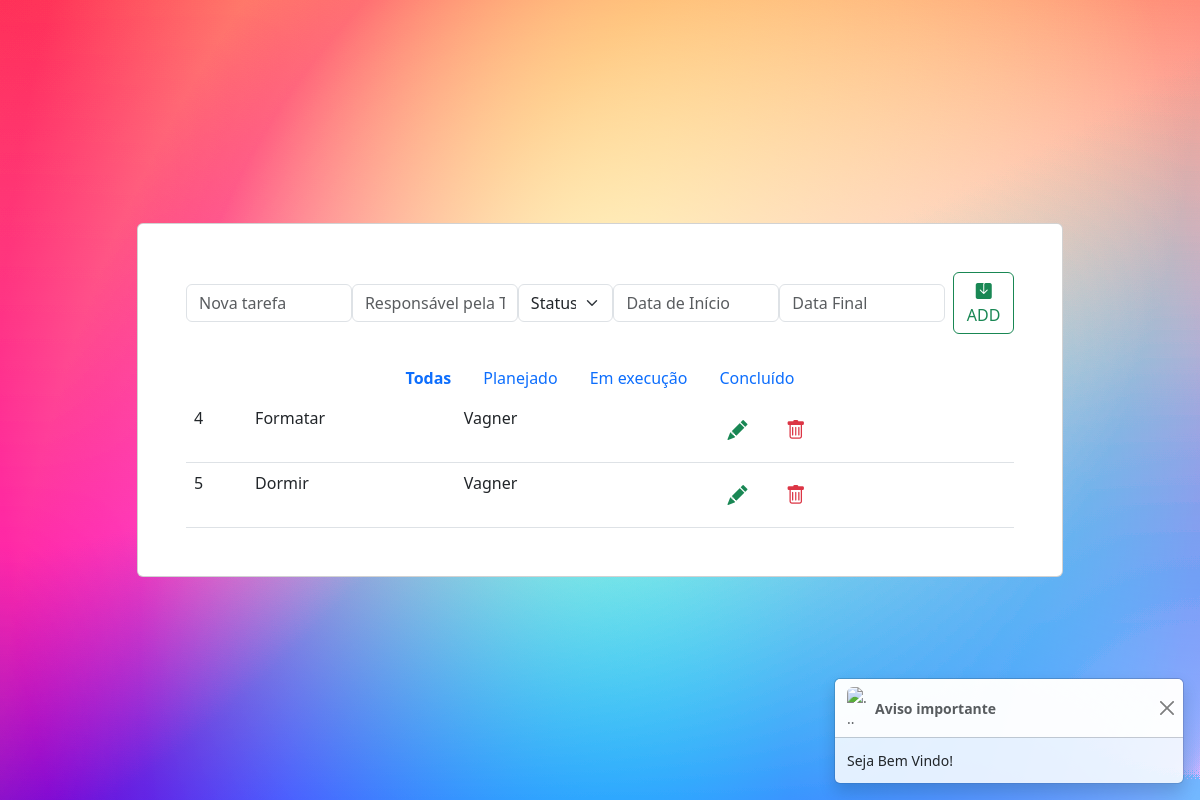
Before: /aula-13/index.php with the older database file.
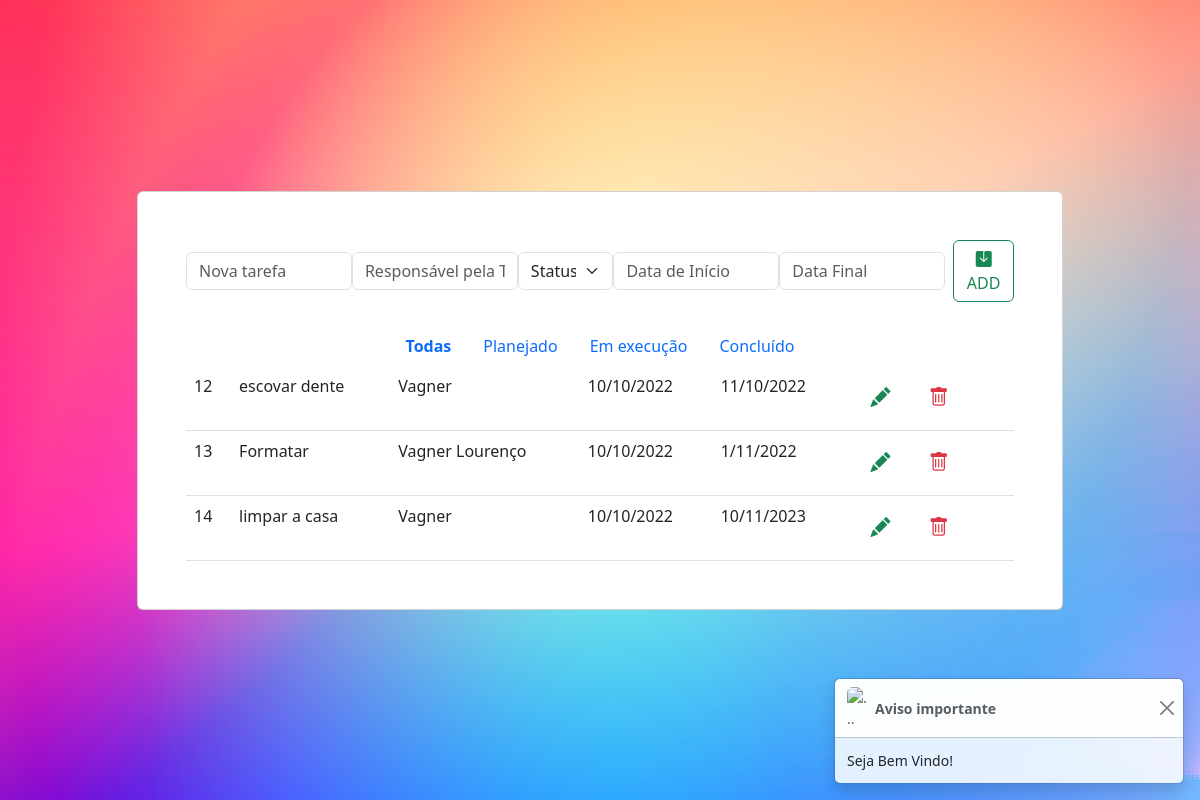
After: the same page with the newer database file.
### tables this page shows
CREATE TABLE `t_tarefas` (
  `id` int(11) NOT NULL,
  `descricao` varchar(1000) NOT NULL,
  `responsavel` varchar(300) NOT NULL,
  `status` varchar(100) NOT NULL,
  `inicio` varchar(15) NOT NULL,
  `fim` varchar(15) NOT NULL
);

### aula-13/index.php (the view, shortened to what this page needs)
<?php include_once "header.php"; ?>
<?php include_once "mensagens.php"; ?>
<form class="d-flex justify-content-center align-items-center mb-4" action="inserir-tarefa.php" method="post">
    <div class="form-outline flex-fill">
        <input type="text" id="form2" class="form-control" placeholder="Nova tarefa" name="tarefa">
    </div>
    <div class="form-outline flex-fill">
        <input type="text" id="form2" class="form-control" placeholder="Responsável pela Tarefa" name="responsavel">
    </div>
    <div class="form-outline flex-fill">
    <select class="form-select" aria-label="Default select example" name="status">
    <option selected>Status</option>
    </select>
    </div>
    <div class="form-outline flex-fill">
    <input type="text" class="form-control" name="inicio" placeholder="Data de Início" data-mask="00/00/0000" maxlength="10" autocomplete="off">
    </div>
    <div class="form-outline flex-fill">
    <input type="text" class="form-control"  placeholder="Data Final" name="fim" data-mask="00/00/0000" maxlength="10" autocomplete="off">
    </div>
    <button type="submit" class="btn btn-outline-success ms-2 ">
        <i class="bi bi-save-fill"></i> ADD</button>
</form>
<ul class="nav justify-content-center">
    <li class="nav-item">
        <a class="nav-link active" aria-current="page" href="index.php">Todas</a>
    </li>
    <li class="nav-item">
        <a class="nav-link" href="index.php?status=planejado">Planejado
        </a>
    </li>
    <li class="nav-item">
        <a class="nav-link" href="index.php?status=execucao">Em execução</a>
    </li>
    <li class="nav-item">
        <a class="nav-link" href="index.php?status=concluido">Concluído
        </a>
    </li>
</ul>
<table class="table mb-0 table-hover">
    <?php
    include "conexao.php";
    $condicao = "";
    $sqlBusca = "select * from t_tarefas $condicao";
    $todasAsTarefas = mysqli_query($conexao, $sqlBusca);
    while ($umaTarefa = mysqli_fetch_assoc($todasAsTarefas)) {
    ?>
        <tr class="fw-lighter">
            <td><?php echo $umaTarefa['id']; ?> </td>
            <td><?php echo $umaTarefa['descricao']; ?></td>
            <td><?php echo $umaTarefa['responsavel']; ?></td>
            <td><?php echo $umaTarefa['inicio']; ?></td>
            <td><?php echo $umaTarefa['fim']; ?></td>
            <td>
            <span>
                <a class='btn btn-lg text-success' href="alterar-tarefa.php?id=<?php echo $umaTarefa['id']?>"><i class="bi bi-pencil-fill"></i></a>
                <a class='btn btn-lg text-danger' href="excluir-tarefa.php?id=<?php echo $umaTarefa['id']; ?>"><i class="bi bi-trash"></i></a>
            </span>
            </td>
    <?php
    }
    ?>
</table>
<?php include_once "footer.php"; ?>

### aula-13/header.php (shortened to what this page needs)
<!DOCTYPE html>
<html lang="pt-br">
<head>
    <link href="https://cdn.jsdelivr.net/npm/bootstrap@5.3.0-alpha1/dist/css/bootstrap.min.css" rel="stylesheet">
    <link rel="stylesheet" href="https://cdn.jsdelivr.net/npm/bootstrap-icons@1.5.0/font/bootstrap-icons.css" />
</head>
<body>
    <section class="vh-100 fundo">
        <div class="container py-5 h-100">
            <div class="row d-flex justify-content-center align-items-center h-100">
                <div class="col col-lg-10">
                    <div class="card">
                        <div class="card-body p-5">

### aula-13/mensagens.php (shortened to what this page needs)
<?php
$msg = $_GET['msg'] ?? "";
if($msg == ""){
    $msg = "Seja Bem Vindo!";
}
?>
<div class="toast-container position-fixed bottom-0 end-0 p-3">
  <div id="liveToast" class="toast" role="alert" aria-live="assertive" aria-atomic="true">
    <div class="toast-header">
      <img src="https://png.vector.me/files/images/2/8/287808/warning_icon_preview" width="20" class="rounded me-2" alt="...">
      <strong class="me-auto">Aviso importante</strong>
      <button type="button" class="btn-close" data-bs-dismiss="toast" aria-label="Close"></button>
    </div>
    <div class="toast-body">
    <?php echo $msg?>
    </div>
  </div>
</div>

### aula-13/footer.php (shortened to what this page needs)
</div>
</div>
</div>
</div>
</div>
</section>
</body>
</html>

### aula-13/header.php (style rules this page uses)
.fundo { background: radial-gradient(50% 123.47% at 50% 50%, #00ff94 0%, #720059 100%), linear-gradient(121.28deg, #669600 0%, #ff0000 100%), linear-gradient(360deg, #0029ff 0%, #8fff00 100%), radial-gradient(100% 164.72% at 100% 100%, #6100ff 0%, #00ff57 100%), radial-gradient(100% 148.07% at 0% 0%, #fff500 0%, #51d500 100%); background-blend-mode: screen, color-dodge, overlay, difference, normal; }
.active { font-weight: bold; }

Changed rows visible on the page:
removed t_tarefas: id "4", descricao "Formatar", responsavel "Vagner"
removed t_tarefas: id "5", descricao "Dormir", responsavel "Vagner"
added t_tarefas: id "12", descricao "escovar dente", responsavel "Vagner", inicio "10/10/2022", fim "11/10/2022"
added t_tarefas: id "13", descricao "Formatar", responsavel "Vagner Lourenço", inicio "10/10/2022", fim "1/11/2022"
added t_tarefas: id "14", descricao "limpar a casa", responsavel "Vagner", inicio "10/10/2022", fim "10/11/2023"
